Frame 1 (no input): blank canvas, image omitted
Frame 60 (the mouse pressed at the canvas centre just before this capture): blank canvas, image omitted
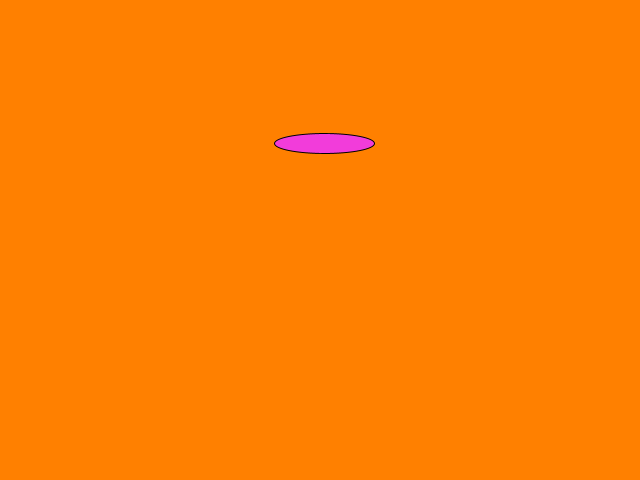
Frame 120 (the mouse held since frame 60 and released just before this capture)

The Processing sketch whose frames 1 and 60 were blank and that drew this single picture after the mouse press (run headless with seeded random() and noise(); from frame 60 on, the mouse is pressed at the canvas centre):

// Processing sketch: globos
// ── globos.pde
class Globo
{
  float x, y,vx,vy;
  color c;
  Globo (float _x, float _y)
  {
   x=_x;
   y=_y; 
   vx=random(-0.25,0.25);
   vy=random(-2,-0.5);
   c = color(random(0,255),random(0,255),random(0,255));
  }

  void update()
  {
    y+=vy;
    x+=vx;
  }

  void dibujate()
  {
    fill(c);
      ellipse(x,y,100,20);
      // hola chiqueeeeees
  }
  
}

ArrayList<Globo> globos;


void setup()
{
  size(640,480);
  globos = new ArrayList<Globo>();  
}

void draw()
{
  background(255,128,0);
  for(int i=0;i<globos.size();i++)
  {
    globos.get(i).update();
    globos.get(i).dibujate();
  }
}

void mousePressed()
{
  globos.add(new Globo(mouseX,mouseY));
}
